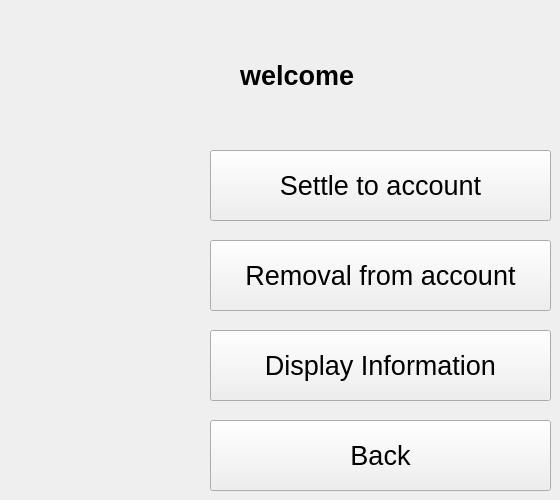
    <widget class="QWidget" name="page_3">
     <widget class="QLabel" name="label_welcom_customer">
      <property name="geometry">
       <rect>
        <x>240</x>
        <y>40</y>
        <width>311</width>
        <height>71</height>
       </rect>
      </property>
      <property name="font">
       <font>
        <pointsize>20</pointsize>
        <bold>true</bold>
       </font>
      </property>
      <property name="text">
       <string>welcome</string>
      </property>
     </widget>
     <widget class="QPushButton" name="pushButton_settle">
      <property name="geometry">
       <rect>
        <x>210</x>
        <y>150</y>
        <width>341</width>
        <height>71</height>
       </rect>
      </property>
      <property name="font">
       <font>
        <pointsize>20</pointsize>
       </font>
      </property>
      <property name="cursor">
       <cursorShape>PointingHandCursor</cursorShape>
      </property>
      <property name="toolTip">
       <string>&lt;html&gt;&lt;head/&gt;&lt;body&gt;&lt;p align=&quot;center&quot;&gt;&lt;span style=&quot; font-size:12pt;&quot;&gt;increase your account stock&lt;/span&gt;&lt;/p&gt;&lt;/body&gt;&lt;/html&gt;</string>
      </property>
      <property name="text">
       <string>Settle to account</string>
      </property>
     </widget>
     <widget class="QPushButton" name="pushButton_removal">
      <property name="geometry">
       <rect>
        <x>210</x>
        <y>240</y>
        <width>341</width>
        <height>71</height>
       </rect>
      </property>
      <property name="font">
       <font>
        <pointsize>20</pointsize>
       </font>
      </property>
      <property name="cursor">
       <cursorShape>PointingHandCursor</cursorShape>
      </property>
      <property name="toolTip">
       <string>&lt;html&gt;&lt;head/&gt;&lt;body&gt;&lt;p align=&quot;center&quot;&gt;&lt;span style=&quot; font-size:12pt;&quot;&gt;decrease your account stock&lt;/span&gt;&lt;/p&gt;&lt;/body&gt;&lt;/html&gt;</string>
      </property>
      <property name="text">
       <string>Removal from account</string>
      </property>
     </widget>
     <widget class="QPushButton" name="pushButton_display">
      <property name="geometry">
       <rect>
        <x>210</x>
        <y>330</y>
        <width>341</width>
        <height>71</height>
       </rect>
      </property>
      <property name="font">
       <font>
        <pointsize>20</pointsize>
       </font>
      </property>
      <property name="cursor">
       <cursorShape>PointingHandCursor</cursorShape>
      </property>
      <property name="toolTip">
       <string>&lt;html&gt;&lt;head/&gt;&lt;body&gt;&lt;p align=&quot;center&quot;&gt;&lt;span style=&quot; font-size:12pt;&quot;&gt;display all of yor information&lt;/span&gt;&lt;/p&gt;&lt;/body&gt;&lt;/html&gt;</string>
      </property>
      <property name="text">
       <string>Display Information</string>
      </property>
     </widget>
     <widget class="QPushButton" name="pushButton_back2">
      <property name="geometry">
       <rect>
        <x>210</x>
        <y>420</y>
        <width>341</width>
        <height>71</height>
       </rect>
      </property>
      <property name="font">
       <font>
        <pointsize>20</pointsize>
       </font>
      </property>
      <property name="cursor">
       <cursorShape>PointingHandCursor</cursorShape>
      </property>
      <property name="toolTip">
       <string>&lt;html&gt;&lt;head/&gt;&lt;body&gt;&lt;p align=&quot;center&quot;&gt;&lt;span style=&quot; font-size:12pt;&quot;&gt;Back to main menu&lt;/span&gt;&lt;/p&gt;&lt;/body&gt;&lt;/html&gt;</string>
      </property>
      <property name="text">
       <string>Back</string>
      </property>
     </widget>
    </widget>
